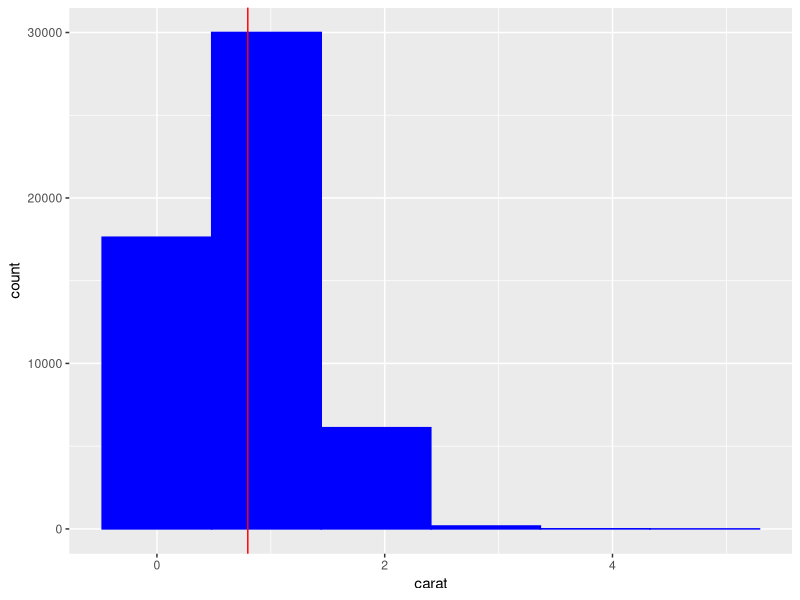
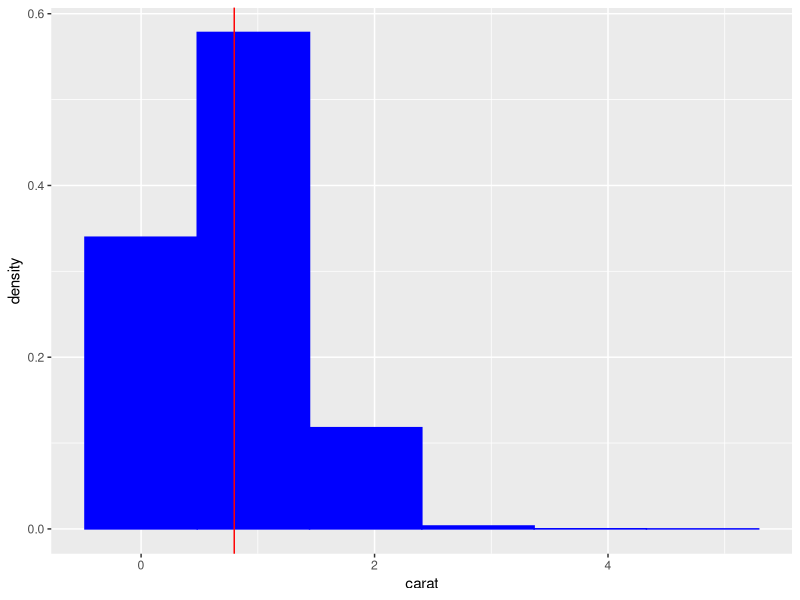
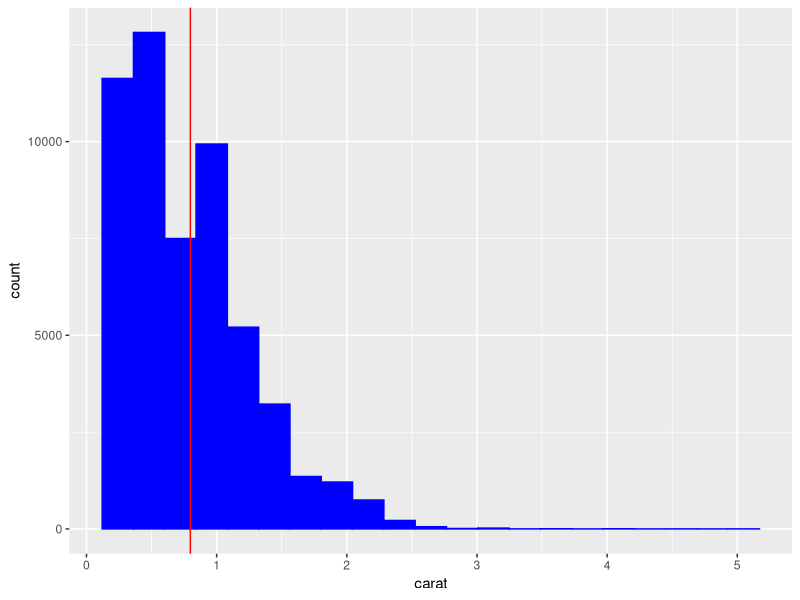
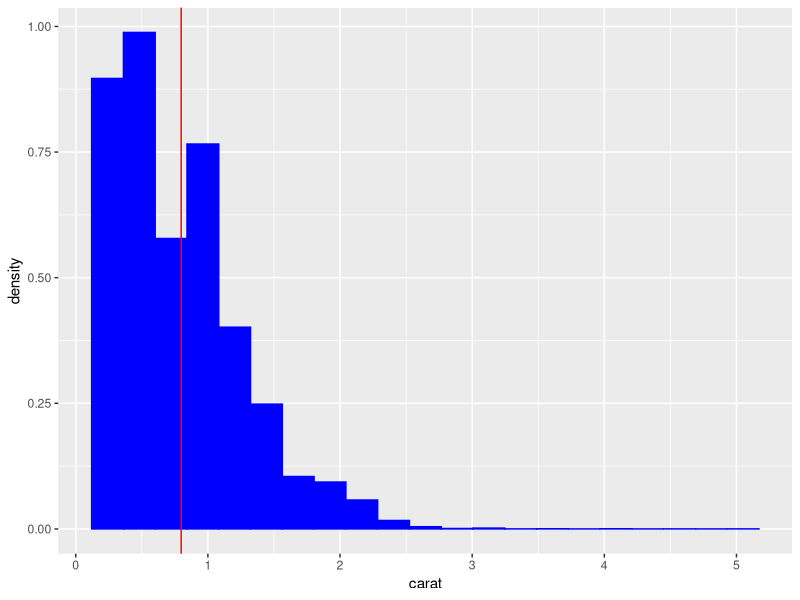
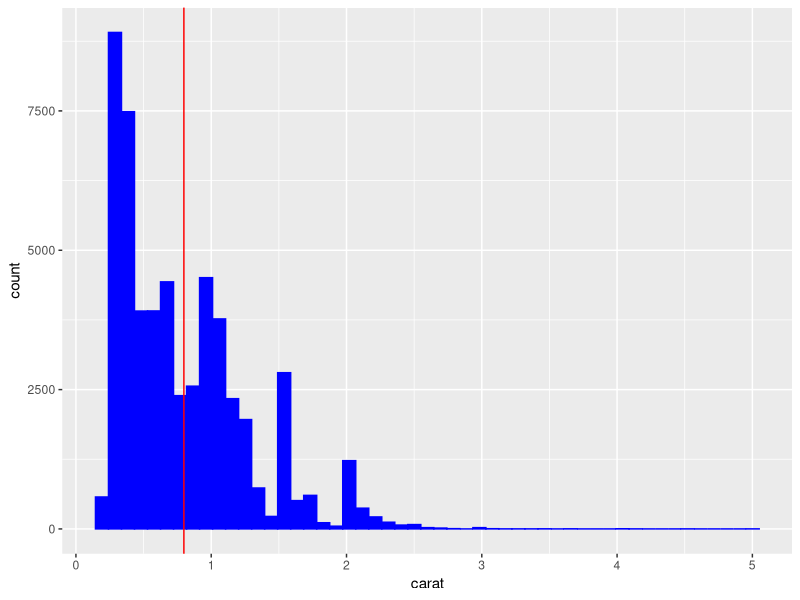
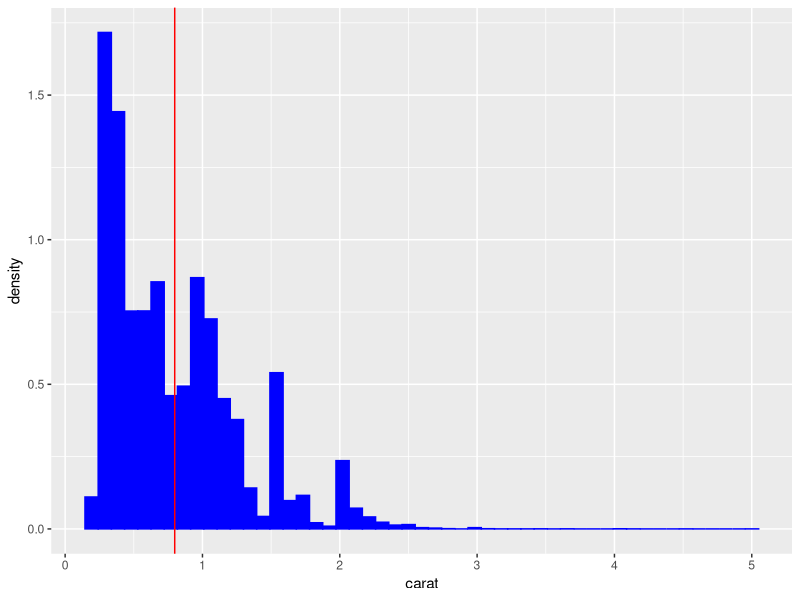
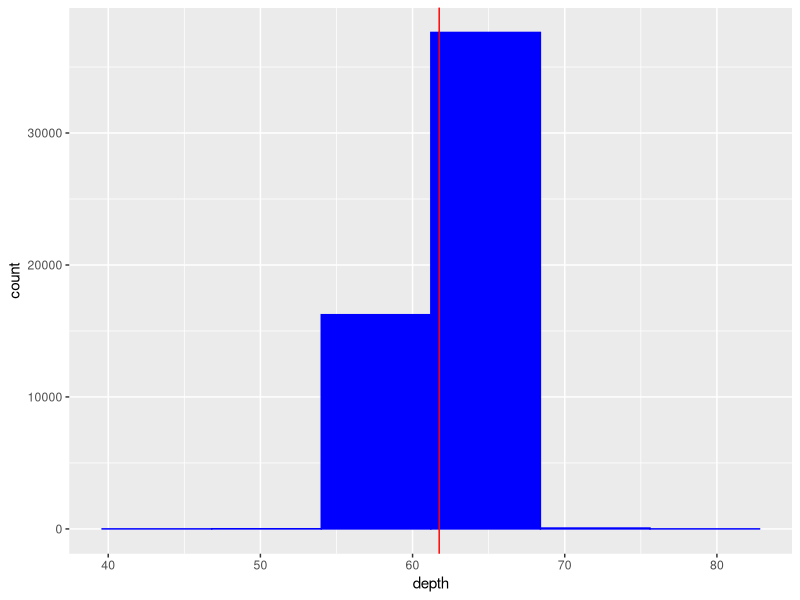
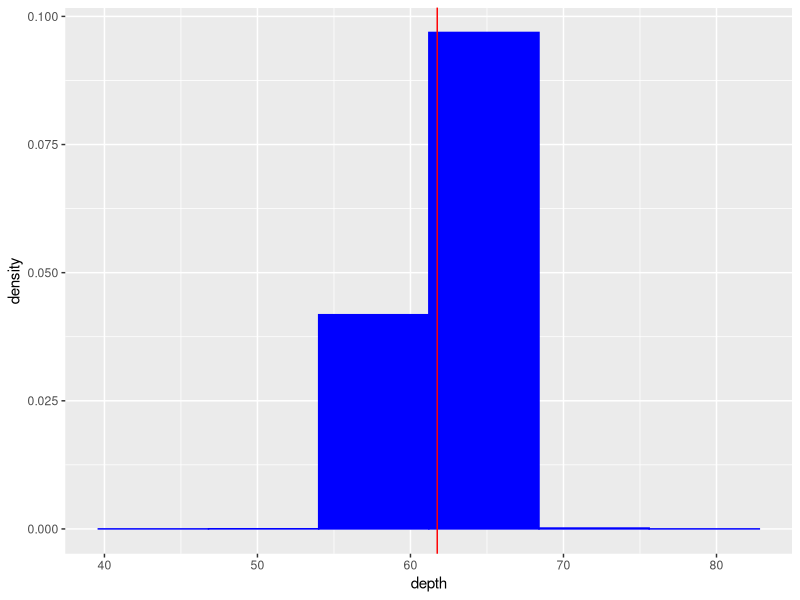

Reproduce these figures in R, in order.
##Prof G: Nice work but your function header comments should be more
##Prof G: and formatted so its easier to find paramters and return info.

data(diamonds)
data(mtcars)
require("ggplot2")
require("grid")
diamonds$vs <- rep((mtcars$vs==1)[3:22],2697) #replicate vs into diamonds

hist <- function(df,bins) #function for #1. density and count hists
{ var_num <- df[which(lapply(df, is.numeric) == TRUE)]
  for (i in 1:ncol(var_num)){ #loop through each column
    for (n in bins){          #loop through each binsize
      width <- (max(var_num[[i]])-min(var_num[[i]]))/n
      col_mean <- mean(var_num[[i]])
      hist_plot <- ggplot(var_num,aes(x=var_num[[i]]), environment=environment())
      hist_plot <- hist_plot + geom_histogram(colour = 'blue', fill = 'blue', binwidth = width )
      hist_plot <- hist_plot + labs(x=names(var_num)[[i]]) + geom_vline(xintercept=col_mean, colour='red')
      hist_plot2 <- hist_plot + aes(y=..density..) + labs(y="density")
      print(hist_plot)  #regular plot
      print(hist_plot2)}} #density plot
}


bar <- function(df) #function for #2. make bar graphs for factor and logical columns
{ var_fac <- df[which(lapply(df, is.factor) == TRUE)]
  var_logic <-df[which(lapply(df, is.logical) == TRUE)]
  if (ncol(var_fac)>=1) {
    for (i in 1:ncol(var_fac)) {  #loop through each factor
    bar_fac <- ggplot(df, aes(x=var_fac[[i]]), environment=environment())
    bar_fac <- bar_fac + geom_bar(fill="gray", colour="gray") +
      labs(x=names(var_fac[[i]]))
    print(bar_fac)} 
  }
  
  if (ncol(var_logic)>=1) {
      for (i in 1:ncol(var_logic)) {  #loop through each logical
        bar_logic <- ggplot(df, aes(x=var_logic[[i]]), environment=environment())
        bar_logic <- bar_logic + geom_bar(fill="gray", colour="gray") +
        labs(x=names(var_logic[[i]]))
        print(bar_logic)} 
    }
}

# function for 4b.ii creates dataframe with column name pairings and corresponding r-squared value
rsquared <- function(df) {
  var_num <- df[which(lapply(df, is.numeric) == TRUE)]
  rs <- NULL    #create empty vectors to place data into
  name <- NULL
  for (i in 1:(ncol(var_num)-1)){
    for (j in (i+1):ncol(var_num)) {  #loop through each pair
      rs <- c(rs,summary(lm(var_num[[i]]~var_num[[j]], df))$r.squared)  #calculate the r-squared
      name <- c(name, paste(names(var_num[i]),names(var_num[j]),sep="-"))}  #create the hyphenated name
  }
  data <- data.frame(name,rs)   #return dataframe with the name and rs list
  return(data)
}

#Function for #4a.Takes dataframe as input and outputs a frequency table for all factor and logical variables
freq_table <- function(df) 
{   var_fac <- df[which(lapply(df, is.factor) == TRUE)]
    var_logic <-df[which(lapply(df, is.logical) == TRUE)]
    vectortable <- vector(mode="list", length=(ncol(var_fac)+ncol(var_logic)))  #create vector to place tables in
  
  if (ncol(var_fac)>=1) {  
    for (i in 1:ncol(var_fac)) {
      vectortable[[i]] <- table(list(var_fac[[i]])) #place each new vector in the list
    }}
  if (ncol(var_logic)>=1) {
    for (j in 1:ncol(var_logic)) {
      vectortable[[ncol(var_fac)+j]] <- table(list(var_logic[[j]]))  #place the logic vectors at the end of the list
    }}
    
    return(vectortable)
    
}

#return summary statistics for all numerical variables
sumstat <- function(df)
{ var_num <- df[which(lapply(df, is.numeric) == TRUE)]
  statistics <- vector(mode="list", length=ncol(var_num)) #create list to place each summary statistic
  for (i in 1:ncol(var_num)) {
    statistics[[i]] <- summary(var_num[[i]])  #place sum stats for variables in the list
    
  }
  return(statistics)
}


#create numerical vector pairs and their pearson coefficients above a certain threshold
pearsons <- function(df,thresh)
{ name <- NULL
coeff <- NULL
var_num <- df[which(lapply(df, is.numeric) == TRUE)]

for (n in 1:(ncol(var_num)-1)){ #add the hyphenated pairings to a vector
  for (m in (n+1):ncol(var_num)) {
    if (abs(cor(var_num[[n]],var_num[[m]],method="pearson"))>thresh) {
      name <- c(name, paste(names(var_num[n]),names(var_num[m]),sep="-"))}}}

for (n in 1:(ncol(var_num)-1)) { #create a vector with the pearson coeffs 
  for (m in (n+1):ncol(var_num)) {
    if (abs(cor(var_num[[n]],var_num[[m]],method="pearson"))>thresh) {
      coeff <- c(coeff, cor(var_num[[n]],var_num[[m]],method="pearson"))}}}


data2 <- data.frame(name,coeff) #create a dataframe with the names and coeffs
return(data2)
}

explore <- function(df,bins,thresh)
#the big function for this homework
#takes as input a dataset, list of bin sizes, and correlation threshold 
#it will print histograms and bar graphs.
#it will return list of frequency tables, summary statistics, r^2 values, and correlations
{ hist(df,bins) #prints regular and density histograms for numerical variables
  bar(df)       #creates bargraphs for logical and factor variables
  freqtab <- freq_table(df) #creates frequency table for factor and logical variables
  stats <-sumstat(df)       #creates summary statistics for numerical variables
  rsdata <-rsquared(df)     #creates list of r^2 values for pairs of numerical variables
  corrdata <- pearsons(df,thresh) #lists pearson correlations for numerical values above threshold
  biglist <- list(freqtab, stats, rsdata, corrdata) #returns list of outputs from last 4 functions
  return(biglist)
}
myframe <- explore(diamonds,c(5,20,50),.25)
explore(mtcars,c(5,20,50),.25)

for (i in 1:length(myframe)) {print(myframe[i])}
str(myframe)
